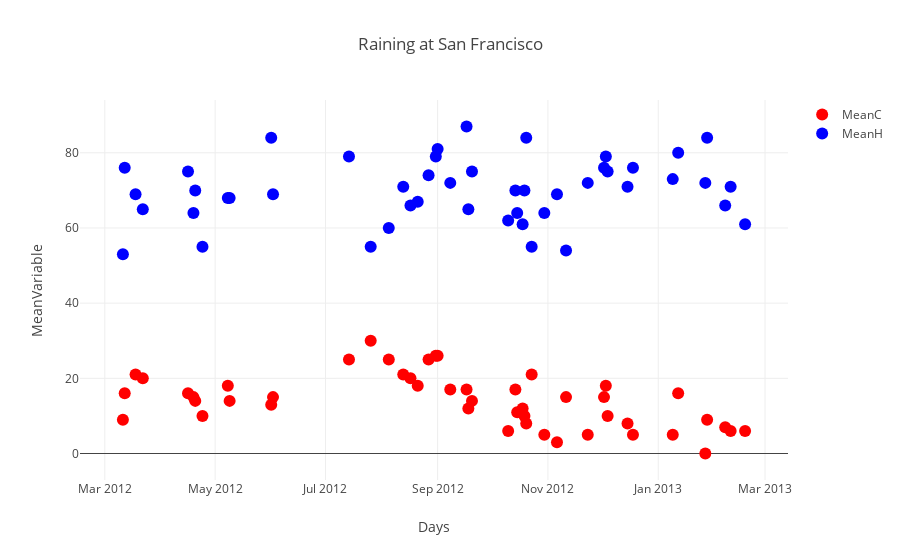

The notebook cell this image was saved under:
### Code cell
import plotly
import plotly.plotly as py
import plotly.graph_objs as go
import plotly.offline as offline

plotly.offline.init_notebook_mode(connected=True)


trace1 = {"x": dfw3['Date'], 
          "y": dfw3['MeanC'], 
          "marker": {"color": "red", "size": 12}, 
          "mode": "markers", 
          "name": "MeanC", 
          "type": "scatter"
}

trace2 = {"x": dfw3['Date'], 
          "y": dfw3['MeanH'], 
          "marker": {"color": "blue", "size": 12}, 
          "mode": "markers", 
          "name": "MeanH", 
          "type": "scatter", 
}

data = [trace1, trace2]
layout = {"title": "Raining at San Francisco", 
          "xaxis": {"title": "Days", }, 
          "yaxis": {"title": "MeanVariable"}}

fig = go.Figure(data=data, layout=layout)
offline.iplot(fig, filename='basicplotly_try1')

### Figure 1 — Plotly figure (JSON) as saved in the notebook; plotly's stock layout.template omitted (floating-point values rounded to 4 significant figures)
{"data": [{"marker": {"color": "red", "size": 12}, "mode": "markers", "name": "MeanC", "type": "scatter", "uid": "eac158d8-8220-453c-9bc2-2e6937e4a011", "x": ["2012-03-11", "2012-03-12", "2012-03-18", "2012-03-22", "2012-04-16", "2012-04-19", "2012-04-20", "2012-04-24", "2012-05-08", "2012-05-09", "2012-06-01", "2012-06-02", "2012-07-14", "2012-07-26", "2012-08-05", "2012-08-13", "2012-08-17", "2012-08-21", "2012-08-27", "2012-08-31", "2012-09-01", "2012-09-08", "2012-09-17", "2012-09-18", "2012-09-20", "2012-10-10", "2012-10-14", "2012-10-15", "2012-10-18", "2012-10-19", "2012-10-20", "2012-10-23", "2012-10-30", "2012-11-06", "2012-11-11", "2012-11-23", "2012-12-02", "2012-12-03", "2012-12-04", "2012-12-15", "2012-12-18", "2013-01-09", "2013-01-12", "2013-01-27", "2013-01-28", "2013-02-07", "2013-02-10", "2013-02-18"], "y": [9, 16, 21, 20, 16, 15, 14, 10, 18, 14, 13, 15, 25, 30, 25, 21, 20, 18, 25, 26, 26, 17, 17, 12, 14, 6, 17, 11, 12, 10, 8, 21, 5, 3, 15, 5, 15, 18, 10, 8, 5, 5, 16, 0, 9, 7, 6, 6]}, {"marker": {"color": "blue", "size": 12}, "mode": "markers", "name": "MeanH", "type": "scatter", "uid": "d3750e4c-5376-44ab-86bf-5f12586cfe0e", "x": ["2012-03-11", "2012-03-12", "2012-03-18", "2012-03-22", "2012-04-16", "2012-04-19", "2012-04-20", "2012-04-24", "2012-05-08", "2012-05-09", "2012-06-01", "2012-06-02", "2012-07-14", "2012-07-26", "2012-08-05", "2012-08-13", "2012-08-17", "2012-08-21", "2012-08-27", "2012-08-31", "2012-09-01", "2012-09-08", "2012-09-17", "2012-09-18", "2012-09-20", "2012-10-10", "2012-10-14", "2012-10-15", "2012-10-18", "2012-10-19", "2012-10-20", "2012-10-23", "2012-10-30", "2012-11-06", "2012-11-11", "2012-11-23", "2012-12-02", "2012-12-03", "2012-12-04", "2012-12-15", "2012-12-18", "2013-01-09", "2013-01-12", "2013-01-27", "2013-01-28", "2013-02-07", "2013-02-10", "2013-02-18"], "y": [53, 76, 69, 65, 75, 64, 70, 55, 68, 68, 84, 69, 79, 55, 60, 71, 66, 67, 74, 79, 81, 72, 87, 65, 75, 62, 70, 64, 61, 70, 84, 55, 64, 69, 54, 72, 76, 79, 75, 71, 76, 73, 80, 72, 84, 66, 71, 61]}], "layout": {"title": {"text": "Raining at San Francisco"}, "xaxis": {"title": {"text": "Days"}}, "yaxis": {"title": {"text": "MeanVariable"}}}}
